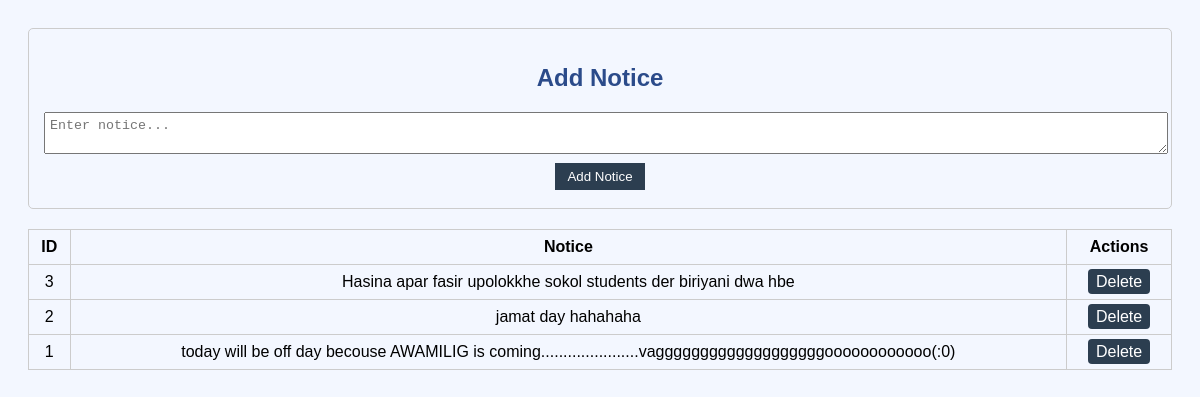
The page /notices.php on the database its author committed.
### tables this page shows
CREATE TABLE `notices` (
  `id` int(11) NOT NULL,
  `notice` text NOT NULL
);

### notices.php (the view, shortened to what this page needs)
<?php
include 'db_connect.php';
?>
<!DOCTYPE html>
<html lang="en">
<head>
<link rel="stylesheet" href="style.css">
</head>
<body>
<div class="add-form">
<h2>Add Notice</h2>
<form method="post">
<textarea name="notice" placeholder="Enter notice..." required></textarea>
<input type="submit" name="add" value="Add Notice">
</form>
</div>
<?php
$res = mysqli_query($conn,"SELECT * FROM notices ORDER BY id DESC");
?>
<table>
<tr><th>ID</th><th>Notice</th><th>Actions</th></tr>
<?php
while($row=mysqli_fetch_assoc($res)){
    echo "<tr>
    <td>{$row['id']}</td>
    <td>{$row['notice']}</td>
    <td>
        <a class='action-btn' href='notices.php?delete={$row['id']}' onclick=\"return confirm('Delete notice?')\">Delete</a>
    </td>
    </tr>";
}
?>
</table>
</body>
</html>

### style.css (style rules this page uses)
body { font-family: Arial; text-align: center; background: #f3f7ff; }
h1, h2 { color: #2b4b8a; }
form input, form button { padding: 7px; margin: 3px; }
table { margin: 20px auto; border-collapse: collapse; width: 80%; }
th, td { padding: 8px 12px; border: 1px solid #999; }

### notices.php (style rules this page uses)
body { font-family:Arial;padding:20px; }
table { width:100%;border-collapse:collapse;margin-top:10px; }
th,td { border:1px solid #ccc;padding:8px;text-align:center; }
textarea { width:100%;padding:5px; }
input[type="submit"] { padding:6px 12px;margin-top:5px;background:#2c3e50;color:white;border:none; }
.action-btn { padding:4px 8px;margin:2px;text-decoration:none;background:#2c3e50;color:white;border-radius:4px; }
.add-form { margin-bottom:20px;border:1px solid #ccc;padding:15px;border-radius:5px; }

### rows shown on the page
notices: id "3", notice "Hasina apar fasir upolokkhe sokol students der biriyani dwa hbe"
notices: id "2", notice "jamat day hahahaha"
notices: id "1", notice "today will be off day becouse AWAMILIG is coming......................vagggggggggggggggggggoooooooooooo(:0)"
